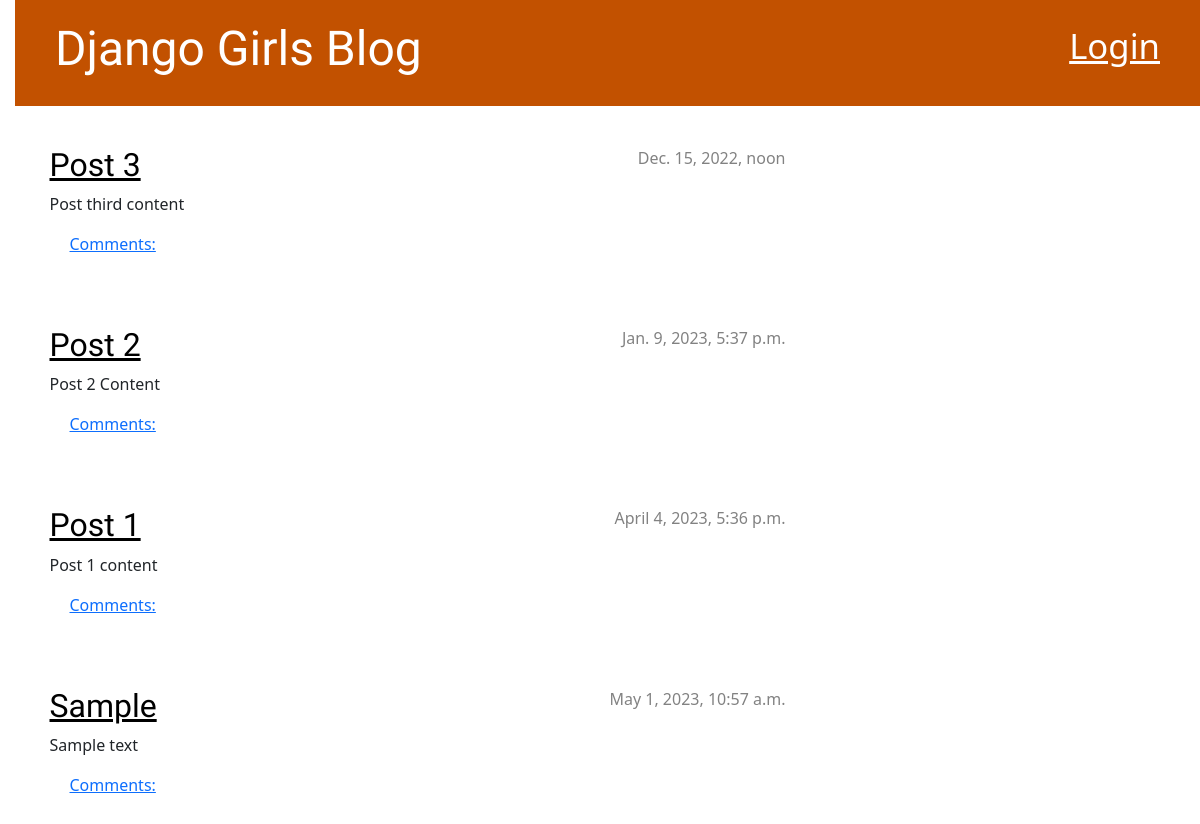
The page / on the database its author committed.
### blog/models.py (models this page shows, shortened)
class Post(models.Model):
	author = models.ForeignKey(settings.AUTH_USER_MODEL, on_delete=models.CASCADE)
	title = models.CharField(max_length=200)
	text = models.TextField()
	created_date = models.DateTimeField(default=timezone.now)
	published_date = models.DateTimeField(blank=True, null=True)

### blog/views.py (the view)
# urls.py: path("", views.post_list, name="post_list"),
def post_list(request):
	posts = Post.objects.filter(published_date__lte=timezone.now()).order_by("published_date")
	return render(request, "blog/post_list.html", {"posts": posts})

### blog/templates/blog/post_list.html
{% extends 'blog/base.html' %}
{% block content %}
	{% for post in posts %}
		<article class="post">
			<time class="date">
				{{ post.published_date }}
			</time>
			<h2><a href="{% url 'post_detail' pk=post.pk %}">{{ post.title }}</a></h2>
			<p>{{ post.text|linebreaksbr }}</p>
			<a href="{% url 'post_detail' pk=post.pk %}" class="comment">Comments: {{ post.approved_comments.count }}</a>
		</article>
	{% endfor %}
{% endblock %}

### blog/static/blog/main.css (style rules this page uses)
h1 a, h2 a { color: #C25100; font-family: "Lobster"; }
body { padding-left: 15px; }
h1, h2, h3, h4 { font-family: 'Lobster', cursive; }
.date { color: #828282; }
.post { margin-bottom: 70px; }
.post h2 a, .post h2 a:visited { color: #000000; }
.post > .date, .post > .actions { float: right; }
.comment { margin: 20px 0px 20px 20px; }

### rows shown on the page
Post: published_date "Dec. 15, 2022, noon", title "Post 3", text "Post third content"
Post: published_date "Jan. 9, 2023, 5:37 p.m.", title "Post 2", text "Post 2 Content"
Post: published_date "April 4, 2023, 5:36 p.m.", title "Post 1", text "Post 1 content"
Post: published_date "May 1, 2023, 10:57 a.m.", title "Sample", text "Sample text"
